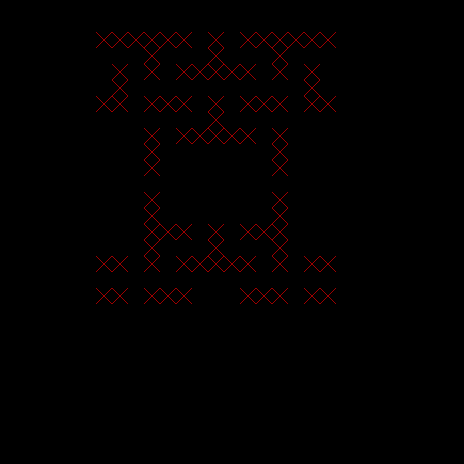

This is a level from a 2D game, rendered from its Tiled map with the project's own tilesets. A one-line summary and the map file follow, with tile-layer data summarised:
An orthogonal 29x29 tile map with 16x16 px tiles, 1 tile layer (collision), 1 hidden layer not drawn, 2 tilesets and 85 objects (35x table, 20x rupee, 16x ghost, 5x pelletSpawn, 3x levelTrigger, ...).

<map version="1.0" orientation="orthogonal" renderorder="right-down" width="29" height="29" tilewidth="16" tileheight="16">
 <properties>
  <property name="texture" value="metal" />
 </properties>
 <tileset firstgid="1" name="tile_collision" tilewidth="16" tileheight="16">
  <image source="../tilesets/tile_collision.png" width="128" height="128" />
 </tileset>
 <tileset firstgid="65" name="tile_meshes" tilewidth="16" tileheight="16">
  <image source="../tilesets/tile_meshes.png" width="128" height="128" />
 </tileset>
 <layer name="collision" width="29" height="29">
  <data>[841 cells, 262 non-empty, 2 distinct tile ids]</data>
 </layer>
 <layer name="mesh" width="29" height="29" visible="0" opacity="0.75">
  <data>[841 cells, 104 non-empty, 14 distinct tile ids]</data>
 </layer>
 <objectgroup color="#9ba1a4" name="objects" opacity="0.55">
  <object type="table" x="272" y="128" width="16" height="48" />
  <object type="table" x="240" y="224" width="32" height="16" />
  <object type="table" x="240" y="96" width="48" height="16" />
  <object type="table" x="272" y="48" width="16" height="32" />
  <object type="table" x="304" y="64" width="16" height="32" />
  <object type="table" x="304" y="96" width="32" height="16" />
  <object type="table" x="160" y="224" width="32" height="16" />
  <object type="table" x="208" y="224" width="16" height="32" />
  <object type="table" x="208" y="96" width="16" height="32" />
  <object type="table" x="208" y="32" width="16" height="32" />
  <object type="table" x="144" y="96" width="48" height="16" />
  <object type="table" x="144" y="48" width="16" height="32" />
  <object type="table" x="112" y="64" width="16" height="32" />
  <object type="table" x="96" y="96" width="32" height="16" />
  <object type="table" x="144" y="128" width="16" height="48" />
  <object type="table" x="304" y="256" width="32" height="16" />
  <object type="table" x="304" y="288" width="32" height="16" />
  <object type="table" x="96" y="256" width="32" height="16" />
  <object type="table" x="96" y="288" width="32" height="16" />
  <object type="table" x="144" y="288" width="48" height="16" />
  <object type="table" x="240" y="288" width="48" height="16" />
  <object type="table" x="144" y="32" width="48" height="16" />
  <object type="table" x="96" y="32" width="48" height="16" />
  <object type="table" x="240" y="32" width="48" height="16" />
  <object type="table" x="288" y="32" width="48" height="16" />
  <object type="table" x="144" y="224" width="16" height="48" />
  <object type="table" x="144" y="192" width="16" height="32" />
  <object type="table" x="272" y="192" width="16" height="32" />
  <object type="table" x="272" y="224" width="16" height="48" />
  <object type="table" x="176" y="64" width="48" height="16" />
  <object type="table" x="224" y="64" width="32" height="16" />
  <object type="table" x="176" y="128" width="48" height="16" />
  <object type="table" x="224" y="128" width="32" height="16" />
  <object type="table" x="176" y="256" width="48" height="16" />
  <object type="table" x="224" y="256" width="32" height="16" />
  <object type="levelTrigger" x="372" y="176" width="12" height="16">
   <properties>
    <property name="level" value="06_panic" />
    <property name="spawn" value="loop" />
   </properties>
  </object>
  <object type="levelTrigger" x="52" y="176" width="12" height="16">
   <properties>
    <property name="level" value="06_panic" />
    <property name="spawn" value="01_entrance" />
   </properties>
  </object>
  <object name="Ghost" type="ghost" x="336" y="16" width="16" height="16">
   <ellipse />
  </object>
  <object name="Ghost" type="ghost" x="80" y="16" width="16" height="16">
   <ellipse />
  </object>
  <object name="Ghost" type="ghost" x="80" y="304" width="16" height="16">
   <ellipse />
  </object>
  <object name="Ghost" type="ghost" x="336" y="304" width="16" height="16">
   <ellipse />
  </object>
  <object name="Ghost" type="ghost" x="208" y="144" width="16" height="16">
   <ellipse />
  </object>
  <object name="Ghost" type="ghost" x="272" y="272" width="16" height="16">
   <ellipse />
  </object>
  <object name="Ghost" type="ghost" x="144" y="272" width="16" height="16">
   <ellipse />
  </object>
  <object name="Ghost" type="ghost" x="272" y="112" width="16" height="16">
   <ellipse />
  </object>
  <object name="Ghost" type="ghost" x="144" y="112" width="16" height="16">
   <ellipse />
  </object>
  <object type="rupee" x="160" y="208" width="16" height="16">
   <ellipse />
  </object>
  <object type="rupee" x="176" y="208" width="16" height="16">
   <ellipse />
  </object>
  <object type="rupee" x="192" y="208" width="16" height="16">
   <ellipse />
  </object>
  <object type="rupee" x="208" y="208" width="16" height="16">
   <ellipse />
  </object>
  <object type="rupee" x="224" y="208" width="16" height="16">
   <ellipse />
  </object>
  <object type="rupee" x="240" y="208" width="16" height="16">
   <ellipse />
  </object>
  <object type="rupee" x="160" y="144" width="16" height="16">
   <ellipse />
  </object>
  <object type="rupee" x="176" y="144" width="16" height="16">
   <ellipse />
  </object>
  <object type="rupee" x="192" y="144" width="16" height="16">
   <ellipse />
  </object>
  <object type="rupee" x="224" y="144" width="16" height="16">
   <ellipse />
  </object>
  <object type="rupee" x="240" y="144" width="16" height="16">
   <ellipse />
  </object>
  <object type="rupee" x="256" y="144" width="16" height="16">
   <ellipse />
  </object>
  <object type="rupee" x="208" y="144" width="16" height="16">
   <ellipse />
  </object>
  <object type="rupee" x="256" y="160" width="16" height="16">
   <ellipse />
  </object>
  <object type="rupee" x="256" y="176" width="16" height="16">
   <ellipse />
  </object>
  <object type="rupee" x="256" y="192" width="16" height="16">
   <ellipse />
  </object>
  <object type="rupee" x="256" y="208" width="16" height="16">
   <ellipse />
  </object>
  <object type="rupee" x="160" y="176" width="16" height="16">
   <ellipse />
  </object>
  <object type="rupee" x="160" y="160" width="16" height="16">
   <ellipse />
  </object>
  <object type="rupee" x="160" y="192" width="16" height="16">
   <ellipse />
  </object>
  <object name="Ghost" type="ghost" x="208" y="80" width="16" height="16">
   <ellipse />
  </object>
  <object name="Ghost" type="ghost" x="160" y="48" width="16" height="16">
   <ellipse />
  </object>
  <object name="Ghost" type="ghost" x="256" y="48" width="16" height="16">
   <ellipse />
  </object>
  <object name="Ghost" type="ghost" x="80" y="112" width="16" height="16">
   <ellipse />
  </object>
  <object name="Ghost" type="ghost" x="336" y="112" width="16" height="16">
   <ellipse />
  </object>
  <object name="Ghost" type="ghost" x="336" y="240" width="16" height="16">
   <ellipse />
  </object>
  <object name="Ghost" type="ghost" x="80" y="240" width="16" height="16">
   <ellipse />
  </object>
  <object type="pelletSpawn" x="336" y="80" width="16" height="16" rotation="1">
   <ellipse />
  </object>
  <object type="pelletSpawn" x="80" y="80" width="16" height="16" rotation="1">
   <ellipse />
  </object>
  <object type="pelletSpawn" x="80" y="288" width="16" height="16" rotation="1">
   <ellipse />
  </object>
  <object type="pelletSpawn" x="336" y="288" width="16" height="16" rotation="1">
   <ellipse />
  </object>
  </objectgroup>
 <objectgroup name="player">
  <!-- 2 objects omitted --></objectgroup>
</map>
<!-- 8 of 85 objects omitted -->
